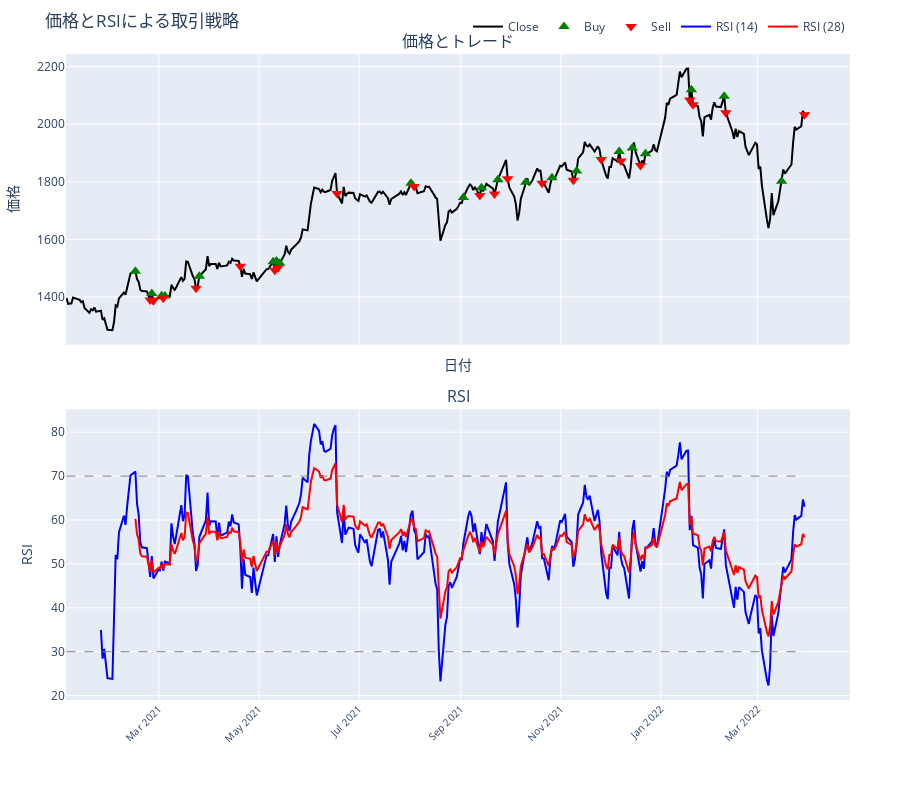

The notebook cell saved with this chart:
### Code cell
import vectorbt as vbt
import yfinance as yf
import talib as ta
import pandas as pd
import plotly.graph_objects as go
from plotly.subplots import make_subplots

# --- データ取得 ---
price = vbt.YFData.download('7203.T', start='2021-01-01', end='2022-03-31').get('Close')
if isinstance(price, pd.DataFrame) and isinstance(price.columns, pd.MultiIndex):
    price = price.iloc[:, 0]

# --- RSI計算 ---
n1, n2 = 14, 28
rsiS = ta.RSI(price, timeperiod=n1)
rsiL = ta.RSI(price, timeperiod=n2)

# --- シグナル作成 ---
entries = (rsiS > rsiL).fillna(False)
exits = (rsiS < rsiL).fillna(False)

# --- バックテスト ---
pf = vbt.Portfolio.from_signals(price, entries, exits, init_cash=10000, fees=0.002)

# --- トレード情報 ---
trades = pf.trades
entry_dates = trades.entry_idx.values  # .to_numpy() を .values に変更
exit_dates = trades.exit_idx.values  # .to_numpy() を .values に変更
buy_points = price.iloc[entry_dates]
sell_points = price.iloc[exit_dates]


# トレード情報（実際に売買された情報）
trades = pf.trades.records
# 列名の確認
print(trades.columns)

# 列名の修正（実際の列名に合わせてください）
entry_dates = price.index[trades['entry_idx'].to_numpy()]
exit_dates = price.index[trades['exit_idx'].to_numpy()]
entry_prices = trades['entry_price'].to_numpy()
exit_prices = trades['exit_price'].to_numpy()


# --- チャート作成 ---
fig = make_subplots(rows=2, cols=1, shared_xaxes=True, vertical_spacing=0.1,
                    subplot_titles=('価格とトレード', 'RSI'))

# 価格とトレードのチャート
fig.add_trace(go.Scatter(x=price.index, y=price, name='Close', line=dict(color='black')), row=1, col=1)
fig.add_trace(go.Scatter(x=buy_points.index, y=buy_points, mode='markers',
                         marker=dict(symbol='triangle-up', color='green', size=10), name='Buy'), row=1, col=1)
fig.add_trace(go.Scatter(x=sell_points.index, y=sell_points, mode='markers',
                         marker=dict(symbol='triangle-down', color='red', size=10), name='Sell'), row=1, col=1)

# RSIのチャート
fig.add_trace(go.Scatter(x=rsiS.index, y=rsiS, name='RSI (14)', line=dict(color='blue')), row=2, col=1)
fig.add_trace(go.Scatter(x=rsiL.index, y=rsiL, name='RSI (28)', line=dict(color='red')), row=2, col=1)

# 水準線
fig.add_shape(
    type="line",
    x0=rsiS.index[0], y0=30, x1=rsiS.index[-1], y1=30,
    line=dict(color="gray", width=1, dash="dash"), row=2, col=1
)
fig.add_shape(
    type="line",
    x0=rsiS.index[0], y0=70, x1=rsiS.index[-1], y1=70,
    line=dict(color="gray", width=1, dash="dash"), row=2, col=1
)

# レイアウト調整
fig.update_layout(
    height=800,
    title='価格とRSIによる取引戦略',
    xaxis_title='日付',
    yaxis_title='価格',
    yaxis2_title='RSI',
    legend=dict(orientation="h", yanchor="bottom", y=1.02, xanchor="right", x=1),
    margin=dict(t=50, b=100, l=50, r=50),
    xaxis2_tickangle=-45,
    xaxis2_tickfont_size=10,
)

fig.show()

### Figure 1 — Plotly figure (JSON) as saved in the notebook; plotly's stock layout.template omitted (floating-point values rounded to 4 significant figures; data arrays with more than 128 entries replaced by an {"elided": "..."} marker saying what was removed)
{"data": [{"line": {"color": "black"}, "name": "Close", "type": "scatter", "x": {"elided": "303 str values"}, "xaxis": "x", "y": {"elided": "303 float values"}, "yaxis": "y"}, {"marker": {"color": "green", "size": 10, "symbol": "triangle-up"}, "mode": "markers", "name": "Buy", "type": "scatter", "x": ["2021-02-14T15:00:00+00:00", "2021-02-24T15:00:00+00:00", "2021-03-02T15:00:00+00:00", "2021-03-04T15:00:00+00:00", "2021-03-25T15:00:00+00:00", "2021-05-09T15:00:00+00:00", "2021-05-11T15:00:00+00:00", "2021-05-13T15:00:00+00:00", "2021-08-01T15:00:00+00:00", "2021-09-02T15:00:00+00:00", "2021-09-13T15:00:00+00:00", "2021-09-23T15:00:00+00:00", "2021-10-10T15:00:00+00:00", "2021-10-26T15:00:00+00:00", "2021-11-10T15:00:00+00:00", "2021-12-06T15:00:00+00:00", "2021-12-14T15:00:00+00:00", "2021-12-22T15:00:00+00:00", "2022-01-19T15:00:00+00:00", "2022-02-08T15:00:00+00:00", "2022-03-15T15:00:00+00:00"], "xaxis": "x", "y": [1489.0, 1412.0, 1403.0, 1403.0, 1472.0, 1522.0, 1525.0, 1517.0, 1795.0, 1746.0, 1780.0, 1807.0, 1798.0, 1814.0, 1837.0, 1905.0, 1917.0, 1897.0, 2120.0, 2097.0, 1802.0], "yaxis": "y"}, {"marker": {"color": "red", "size": 10, "symbol": "triangle-down"}, "mode": "markers", "name": "Sell", "type": "scatter", "x": ["2021-02-23T15:00:00+00:00", "2021-02-25T15:00:00+00:00", "2021-03-03T15:00:00+00:00", "2021-03-23T15:00:00+00:00", "2021-04-19T15:00:00+00:00", "2021-05-10T15:00:00+00:00", "2021-05-12T15:00:00+00:00", "2021-06-17T15:00:00+00:00", "2021-08-03T15:00:00+00:00", "2021-09-12T15:00:00+00:00", "2021-09-21T15:00:00+00:00", "2021-09-29T15:00:00+00:00", "2021-10-20T15:00:00+00:00", "2021-11-08T15:00:00+00:00", "2021-11-25T15:00:00+00:00", "2021-12-07T15:00:00+00:00", "2021-12-19T15:00:00+00:00", "2022-01-18T15:00:00+00:00", "2022-01-20T15:00:00+00:00", "2022-02-09T15:00:00+00:00", "2022-03-29T15:00:00+00:00"], "xaxis": "x", "y": [1389.0, 1386.0, 1395.0, 1430.0, 1506.0, 1492.0, 1501.0, 1759.0, 1784.0, 1753.0, 1757.0, 1810.0, 1795.0, 1806.0, 1878.0, 1872.0, 1856.0, 2084.0, 2068.0, 2040.0, 2033.0], "yaxis": "y"}, {"line": {"color": "blue"}, "name": "RSI (14)", "type": "scatter", "x": {"elided": "303 str values"}, "xaxis": "x2", "y": {"elided": "303 float values"}, "yaxis": "y2"}, {"line": {"color": "red"}, "name": "RSI (28)", "type": "scatter", "x": {"elided": "303 str values"}, "xaxis": "x2", "y": {"elided": "303 float values"}, "yaxis": "y2"}], "layout": {"annotations": [{"font": {"size": 16}, "showarrow": false, "text": "価格とトレード", "x": 0.5, "xanchor": "center", "xref": "paper", "y": 1, "yanchor": "bottom", "yref": "paper"}, {"font": {"size": 16}, "showarrow": false, "text": "RSI", "x": 0.5, "xanchor": "center", "xref": "paper", "y": 0.45, "yanchor": "bottom", "yref": "paper"}], "height": 800, "legend": {"orientation": "h", "x": 1, "xanchor": "right", "y": 1.02, "yanchor": "bottom"}, "margin": {"b": 100, "l": 50, "r": 50, "t": 50}, "shapes": [{"line": {"color": "gray", "dash": "dash", "width": 1}, "type": "line", "x0": "2021-01-03T15:00:00+00:00", "x1": "2022-03-29T15:00:00+00:00", "xref": "x2", "y0": 30, "y1": 30, "yref": "y2"}, {"line": {"color": "gray", "dash": "dash", "width": 1}, "type": "line", "x0": "2021-01-03T15:00:00+00:00", "x1": "2022-03-29T15:00:00+00:00", "xref": "x2", "y0": 70, "y1": 70, "yref": "y2"}], "title": {"text": "価格とRSIによる取引戦略"}, "xaxis": {"anchor": "y", "domain": [0, 1], "matches": "x2", "showticklabels": false, "title": {"text": "日付"}}, "xaxis2": {"anchor": "y2", "domain": [0, 1], "tickangle": -45, "tickfont": {"size": 10}}, "yaxis": {"anchor": "x", "domain": [0.55, 1], "title": {"text": "価格"}}, "yaxis2": {"anchor": "x2", "domain": [0, 0.45], "title": {"text": "RSI"}}}}
